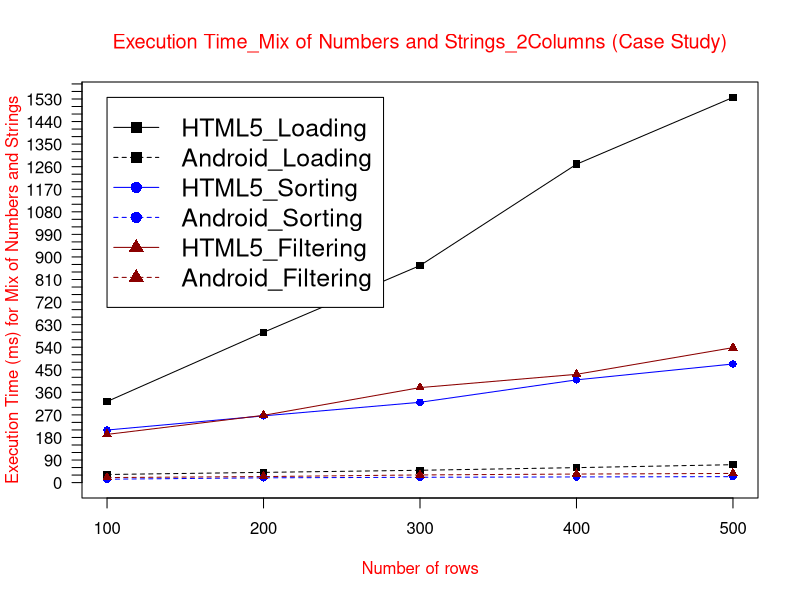

The R source for this figure:
data <- read.table("(CS)ETmix2col.txt", header = TRUE)

max_y <- max(data)
plot_colors <- c("black", "blue", "red4")
png(filename="(CS)ETmix2Col.png", height = 1000, width = 1300, bg = "white")
plot(data$HTML5_Loading, type = "o", col = plot_colors[1], pch=15,  ylim=c(0,max_y), axes=FALSE, ann=FALSE)
axis(1, at=1:5, lab=c("100", "200", "300", "400", "500"))
axis(2, las=1, at=30*0:max_y, cex.axis = 1)

box()
lines(data$Android_Loading, type="o", pch=15, lty=2, col=plot_colors[1])
lines(data$HTML5_Sorting, type="o", pch=16, lty=1,  col=plot_colors[2])
lines(data$Android_Sorting, type="o", pch=16, lty=2,  col=plot_colors[2])   
lines(data$HTML5_Filtering, type="o", pch=17, lty=1, col=plot_colors[3])
lines(data$Android_Filtering, type="o", pch=17, lty=2,   col=plot_colors[3])

title(main="Execution Time_Mix of Numbers and Strings_2Columns (Case Study)", col.main="red", font.main=6)
title(xlab= "Number of rows", col.lab="red")
title(ylab= "Execution Time (ms) for Mix of Numbers and Strings", col.lab="red")
legend(1, max_y, names(data), cex=1.5, col=c("black", "black","blue", "blue","red4","red4"), pch=c(15,15,16,16,17,17), lty=c(1,2,1,2,1,2));

dev.off()
